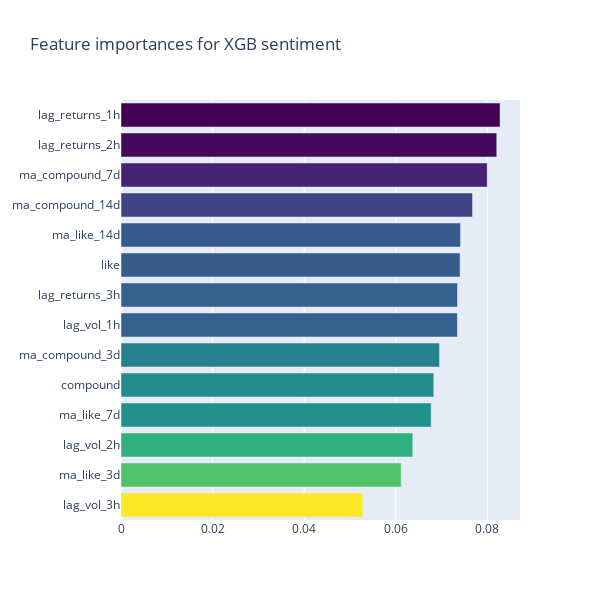
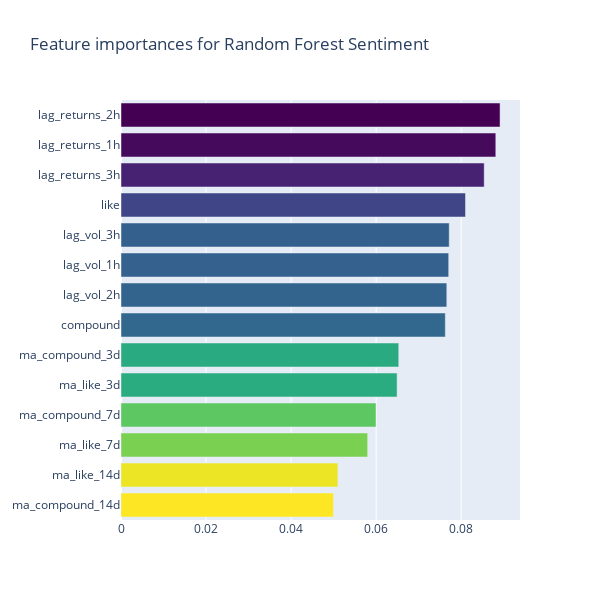

The code cell stored with these charts, in order, in its notebook:
### Code cell
X_train, y_train, X_test, y_test = train_test_split_own(model_df, 60)

# scale the data
scaler = StandardScaler().fit(X_train)
rescaledX = scaler.transform(X_train)

# Scaled XGB

model_xgb = XGBClassifier()
model_xgb.fit(rescaledX, y_train)
# estimate accuracy on validation dataset
rescaledValidationX = scaler.transform(X_test)
predictions = model_xgb.predict(rescaledValidationX)
print("accuracy score:")
print(accuracy_score(y_test, predictions))
print("recall score:")
print(recall_score(y_test, predictions))
print("confusion matrix: ")
print(confusion_matrix(y_test, predictions))
print("classification report: ")
print(classification_report(y_test, predictions))


# Scaling Random Forests
print('RF')
model_rf = RandomForestClassifier(n_estimators=1000)
model_rf.fit(rescaledX, y_train)
# estimate accuracy on validation dataset
rescaledValidationX = scaler.transform(X_test)
predictions = model_rf.predict(rescaledValidationX)
print("accuracy score:")
print(accuracy_score(y_test, predictions))
print("recall:")
print(recall_score(y_test, predictions))
print("confusion matrix: ")
print(confusion_matrix(y_test, predictions))
print("classification report: ")
print(classification_report(y_test, predictions))

feature_importance(model_df, model_xgb, 'XGB sentiment')

feature_importance(model_df, model_rf, 'Random Forest Sentiment')

### Figure 1 — Plotly figure (JSON) as saved in the notebook; plotly's stock layout.template omitted (floating-point values rounded to 4 significant figures)
{"data": [{"marker": {"color": [0.0528, 0.06118, 0.06372, 0.06772, 0.06831, 0.06956, 0.07347, 0.07348, 0.07405, 0.07414, 0.07675, 0.07998, 0.08205, 0.08277], "colorscale": [[0, "#440154"], [0.1111, "#482878"], [0.2222, "#3e4989"], [0.3333, "#31688e"], [0.4444, "#26828e"], [0.5556, "#1f9e89"], [0.6667, "#35b779"], [0.7778, "#6ece58"], [0.8889, "#b5de2b"], [1, "#fde725"]], "reversescale": true}, "name": "Feature importances for XGB sentiment", "orientation": "h", "type": "bar", "x": [0.0528, 0.06118, 0.06372, 0.06772, 0.06831, 0.06956, 0.07347, 0.07348, 0.07405, 0.07414, 0.07675, 0.07998, 0.08205, 0.08277], "y": ["lag_vol_3h", "ma_like_3d", "lag_vol_2h", "ma_like_7d", "compound", "ma_compound_3d", "lag_vol_1h", "lag_returns_3h", "like", "ma_like_14d", "ma_compound_14d", "ma_compound_7d", "lag_returns_2h", "lag_returns_1h"]}], "layout": {"height": 600, "title": {"text": "Feature importances for XGB sentiment"}, "width": 600, "yaxis": {"showgrid": false, "showline": false, "showticklabels": true}}}

### Figure 2 — Plotly figure (JSON) as saved in the notebook; plotly's stock layout.template omitted (floating-point values rounded to 4 significant figures)
{"data": [{"marker": {"color": [0.04997, 0.05101, 0.058, 0.05997, 0.06493, 0.06532, 0.07627, 0.07661, 0.07706, 0.07718, 0.08101, 0.08541, 0.08814, 0.08914], "colorscale": [[0, "#440154"], [0.1111, "#482878"], [0.2222, "#3e4989"], [0.3333, "#31688e"], [0.4444, "#26828e"], [0.5556, "#1f9e89"], [0.6667, "#35b779"], [0.7778, "#6ece58"], [0.8889, "#b5de2b"], [1, "#fde725"]], "reversescale": true}, "name": "Feature importances for Random Forest Sentiment", "orientation": "h", "type": "bar", "x": [0.04997, 0.05101, 0.058, 0.05997, 0.06493, 0.06532, 0.07627, 0.07661, 0.07706, 0.07718, 0.08101, 0.08541, 0.08814, 0.08914], "y": ["ma_compound_14d", "ma_like_14d", "ma_like_7d", "ma_compound_7d", "ma_like_3d", "ma_compound_3d", "compound", "lag_vol_2h", "lag_vol_1h", "lag_vol_3h", "like", "lag_returns_3h", "lag_returns_1h", "lag_returns_2h"]}], "layout": {"height": 600, "title": {"text": "Feature importances for Random Forest Sentiment"}, "width": 600, "yaxis": {"showgrid": false, "showline": false, "showticklabels": true}}}
